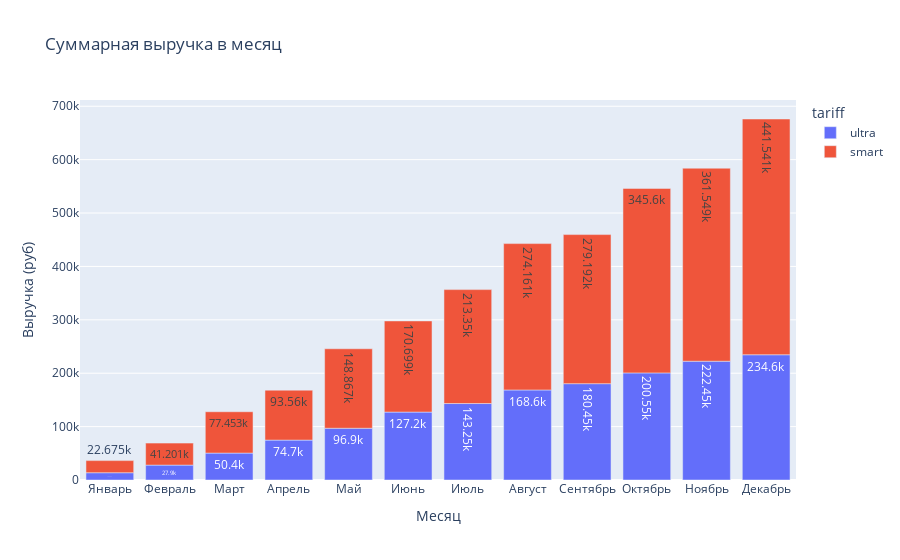

Notebook code cell kept with this figure:
### Markdown cell above
Визуализируем данные по выручке

### Code cell
month_revenue = merged_data.groupby(['tariff', 'month']).sum().reset_index().sort_values(by='month_number')

fig = px.bar(month_revenue,
             x='month',
             y='month_revenue',
             color='tariff',
             text_auto=True,
             title="Суммарная выручка в месяц")

fig.update_layout(
    showlegend=True,
    xaxis_title="Месяц",
    yaxis_title="Выручка (руб)"
)

fig.show()

### Figure 1 — Plotly figure (JSON) as saved in the notebook; plotly's stock layout.template omitted (floating-point values rounded to 4 significant figures)
{"data": [{"alignmentgroup": "True", "hovertemplate": "tariff=ultra<br>month=%{x}<br>month_revenue=%{y}<extra></extra>", "legendgroup": "ultra", "marker": {"color": "#636efa", "pattern": {"shape": ""}}, "name": "ultra", "offsetgroup": "ultra", "orientation": "v", "showlegend": true, "textposition": "auto", "texttemplate": "%{y}", "x": ["Январь", "Февраль", "Март", "Апрель", "Май", "Июнь", "Июль", "Август", "Сентябрь", "Октябрь", "Ноябрь", "Декабрь"], "xaxis": "x", "y": [13650, 27900, 50400, 74700, 96900, 127200, 143250, 168600, 180450, 200550, 222450, 234600], "yaxis": "y", "type": "bar"}, {"alignmentgroup": "True", "hovertemplate": "tariff=smart<br>month=%{x}<br>month_revenue=%{y}<extra></extra>", "legendgroup": "smart", "marker": {"color": "#EF553B", "pattern": {"shape": ""}}, "name": "smart", "offsetgroup": "smart", "orientation": "v", "showlegend": true, "textposition": "auto", "texttemplate": "%{y}", "x": ["Январь", "Февраль", "Март", "Апрель", "Май", "Июнь", "Июль", "Август", "Сентябрь", "Октябрь", "Ноябрь", "Декабрь"], "xaxis": "x", "y": [22675, 41201, 77453, 93560, 148867, 170699, 213350, 274161, 279192, 345600, 361549, 441541], "yaxis": "y", "type": "bar"}], "layout": {"xaxis": {"anchor": "y", "domain": [0.0, 1.0], "title": {"text": "Месяц"}}, "yaxis": {"anchor": "x", "domain": [0.0, 1.0], "title": {"text": "Выручка (руб)"}}, "legend": {"title": {"text": "tariff"}, "tracegroupgap": 0}, "title": {"text": "Суммарная выручка в месяц"}, "barmode": "relative", "showlegend": true}}
